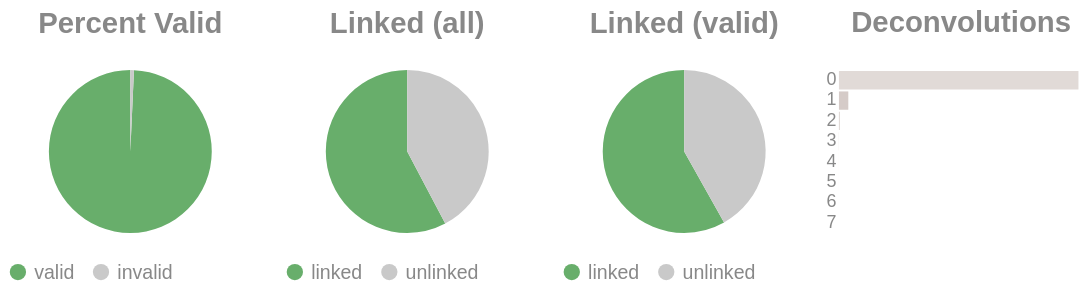

Notebook code for this chart:
### Code cell
if SKIPLR:
    pass
else:
    clash = Counter()
    for i in valids['molecule'].to_list():
        _mol = i.split("-")
        if len(_mol) == 1:
            clash.update('0')
        else:
            clash.update(_mol[-1])

    _d = {"deconvolutions": [], 'count': []}
    for k,v in clash.items():
        _d['deconvolutions'].append(k)
        _d['count'].append(v)

    tot_valid = valids['reads'].sum()
    mask = valids['reads'] >= 2
    n_linked_reads = valids.filter(mask)['reads'].sum()
    if n_linked_reads == 0:
        print_html("No linked molecules (>=2 reads) were detected; skipping linked-only distributions.")
        SKIPLR = True
    else:
        perc_valid = round(tot_valid / n_reads, 4)
        linked_perc_abs = round(n_linked_reads / n_reads, 4)
        linked_perc = round(n_linked_reads / tot_valid, 4)

    _valid = pl.DataFrame({"valids": ['valid', 'invalid'], "count": [tot_valid, n_reads - tot_valid]})
    _linked_abs = pl.DataFrame({"linked (absolute)": ['linked', 'unlinked'], "count": [n_linked_reads, n_reads - n_linked_reads]})
    _linked_rel = pl.DataFrame({"linked (valids)": ['linked', 'unlinked'], "count": [n_linked_reads, tot_valid - n_linked_reads]})

    (
        alt.hconcat(
            piechart(_valid, goodval = 'valid', title = "Percent Valid"),
            piechart(_linked_abs, goodval = "linked", title =  "Linked (all)"),
            piechart(_linked_rel, goodval = "linked", title =  "Linked (valid)"),
            convolutionbar(pl.DataFrame(_d), title = "Deconvolutions"),
            center = True,
            bounds = 'flush'
        )
        .resolve_scale(color='independent')
        .resolve_legend('independent')
        .properties(usermeta={'embedOptions': {"actions": False}})
    ).display()

### Figure 1 — Vega-Lite specification as saved in the notebook (floating-point values rounded to 4 significant figures)
{"width": "container", "height": 400, "config": {"title": {"anchor": "start", "dy": -15, "fontSize": 18, "color": "#888888", "subtitleColor": "#888888", "subtitleFontSize": 14}, "arc": {"fill": "#0072B2"}, "axis": {"domainColor": "#888888", "domainWidth": 0.5, "gridWidth": 0.2, "grid": false, "titleFontWeight": 400, "titleFontSize": 15, "labelFontSize": 11, "labelColor": "#888888", "tickColor": "#888888", "tickWidth": 0.2, "titleColor": "#888888"}, "axisBand": {"grid": false}, "axisX": {"grid": true, "tickSize": 10, "domainCap": "round"}, "axisY": {"domain": false, "grid": true, "tickSize": 0, "domainCap": "round"}, "background": "transparent", "header": {"labelFontSize": 15, "labelColor": "#888888", "titleFontSize": 15, "titleFontWeight": 600, "titleColor": "#888888"}, "legend": {"labelFont": "sans-serif", "labelFontSize": 12, "labelColor": "#888888", "symbolSize": 100, "symbolType": "circle", "titleFontSize": 12, "titlePadding": 10, "titleColor": "#888888", "title": null}, "range": {"category": ["#E69F00", "#56B4E9", "#009E73", "#F0E442", "#0072B2", "#D55E00", "#CC79A7", "#000000"], "diverging": ["#cfe8f3", "#a2d4ec", "#73bfe2", "#46abdb", "#1696d2", "#12719e"]}, "area": {"fill": "#0072B2", "fillOpacity": 0.7, "line": true, "strokeOpacity": 0.7}, "line": {"color": "#0072B2", "stroke": "#0072B2", "strokeWidth": 2}, "trail": {"color": "#0072B2", "stroke": "#0072B2", "strokeWidth": 0, "size": 1}, "point": {"filled": true, "fillOpacity": 1.0, "size": 95}, "text": {"color": "#888888", "fontSize": 11, "align": "right", "fontWeight": 400, "size": 11}, "bar": {"fill": "#0072B2", "stroke": null}, "view": {"stroke": null, "continuousWidth": 660, "continuousHeight": 400}}, "hconcat": [{"data": {"name": "data-68fd0739873012a1556aeb06a657fadf"}, "mark": {"type": "arc"}, "encoding": {"color": {"field": "valids", "legend": {"orient": "bottom", "title": null}, "scale": {"domain": ["valid", "invalid"], "range": ["#68ae6b", "#C9C9C9"]}, "title": "Valids", "type": "nominal"}, "theta": {"field": "count", "type": "quantitative"}, "tooltip": [{"field": "valids", "title": "Valids", "type": "ordinal"}, {"field": "percent", "format": ".2%", "title": "Percent", "type": "quantitative"}, {"field": "count", "title": "Count", "type": "quantitative"}]}, "height": 100, "title": {"text": "Percent Valid", "align": "center", "anchor": "middle"}, "transform": [{"calculate": "datum.count / 8405376", "as": "percent"}], "width": 150}, {"data": {"name": "data-17af9267a320fb01ee59b150dd9ae220"}, "mark": {"type": "arc"}, "encoding": {"color": {"field": "linked (absolute)", "legend": {"orient": "bottom", "title": null}, "scale": {"domain": ["linked", "unlinked"], "range": ["#68ae6b", "#C9C9C9"]}, "title": "Linked (Absolute)", "type": "nominal"}, "theta": {"field": "count", "type": "quantitative"}, "tooltip": [{"field": "linked (absolute)", "title": "Linked (Absolute)", "type": "ordinal"}, {"field": "percent", "format": ".2%", "title": "Percent", "type": "quantitative"}, {"field": "count", "title": "Count", "type": "quantitative"}]}, "height": 100, "title": {"text": "Linked (all)", "align": "center", "anchor": "middle"}, "transform": [{"calculate": "datum.count / 8405376", "as": "percent"}], "width": 150}, {"data": {"name": "data-e33ab42767eb839b5693ef36e3c94e27"}, "mark": {"type": "arc"}, "encoding": {"color": {"field": "linked (valids)", "legend": {"orient": "bottom", "title": null}, "scale": {"domain": ["linked", "unlinked"], "range": ["#68ae6b", "#C9C9C9"]}, "title": "Linked (Valids)", "type": "nominal"}, "theta": {"field": "count", "type": "quantitative"}, "tooltip": [{"field": "linked (valids)", "title": "Linked (Valids)", "type": "ordinal"}, {"field": "percent", "format": ".2%", "title": "Percent", "type": "quantitative"}, {"field": "count", "title": "Count", "type": "quantitative"}]}, "height": 100, "title": {"text": "Linked (valid)", "align": "center", "anchor": "middle"}, "transform": [{"calculate": "datum.count / 8345311", "as": "percent"}], "width": 150}, {"data": {"name": "data-81350306e871a39137170bfd3b4cfbf4"}, "mark": {"type": "bar"}, "encoding": {"color": {"field": "deconvolutions", "legend": null, "scale": {"scheme": "lightgreyred"}, "type": "nominal"}, "tooltip": [{"field": "deconvolutions", "title": "Deconvolutions", "type": "ordinal"}, {"field": "percent", "format": ".2%", "title": "Percent", "type": "quantitative"}, {"field": "count", "title": "Count", "type": "quantitative"}], "x": {"axis": null, "field": "count", "type": "quantitative"}, "y": {"field": "deconvolutions", "sort": "ascending", "title": null, "type": "nominal"}}, "height": 100, "title": {"text": "Deconvolutions", "align": "center", "anchor": "middle"}, "transform": [{"calculate": "datum.count / 4596525", "as": "percent"}], "width": 150}], "bounds": "flush", "center": true, "resolve": {"legend": {"angle": "independent"}, "scale": {"color": "independent"}}, "usermeta": {"embedOptions": {"actions": false}}, "$schema": "https://vega.github.io/schema/vega-lite/v6.1.0.json", "datasets": {"data-68fd0739873012a1556aeb06a657fadf": [{"valids": "valid", "count": 8345311}, {"valids": "invalid", "count": 60065}], "data-17af9267a320fb01ee59b150dd9ae220": [{"linked (absolute)": "linked", "count": 4852203}, {"linked (absolute)": "unlinked", "count": 3553173}], "data-e33ab42767eb839b5693ef36e3c94e27": [{"linked (valids)": "linked", "count": 4852203}, {"linked (valids)": "unlinked", "count": 3493108}], "data-81350306e871a39137170bfd3b4cfbf4": [{"deconvolutions": "0", "count": 4411066}, {"deconvolutions": "1", "count": 172593}, {"deconvolutions": "2", "count": 11355}, {"deconvolutions": "3", "count": 1224}, {"deconvolutions": "4", "count": 211}, {"deconvolutions": "5", "count": 55}, {"deconvolutions": "6", "count": 16}, {"deconvolutions": "7", "count": 5}]}}
